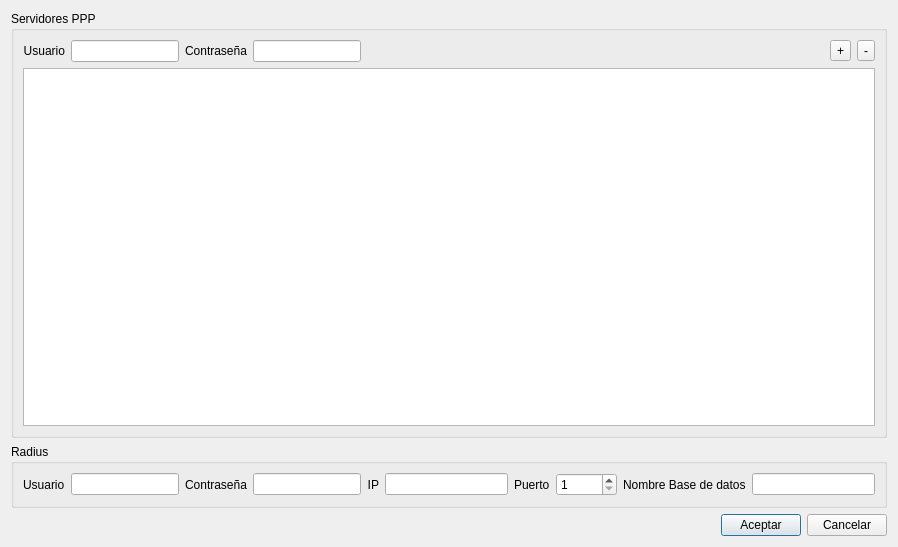
<?xml version="1.0" encoding="UTF-8"?>
<ui version="4.0">
 <class>DlgCnfgConnect</class>
 <widget class="QDialog" name="DlgCnfgConnect">
  <property name="geometry">
   <rect>
    <x>0</x>
    <y>0</y>
    <width>898</width>
    <height>547</height>
   </rect>
  </property>
  <property name="windowTitle">
   <string>Configuración routers</string>
  </property>
  <layout class="QGridLayout" name="gridLayout_3">
   <item row="2" column="0">
    <spacer name="horizontalSpacer">
     <property name="orientation">
      <enum>Qt::Horizontal</enum>
     </property>
     <property name="sizeHint" stdset="0">
      <size>
       <width>336</width>
       <height>20</height>
      </size>
     </property>
    </spacer>
   </item>
   <item row="2" column="1">
    <widget class="QPushButton" name="acceptButton">
     <property name="text">
      <string>Aceptar</string>
     </property>
    </widget>
   </item>
   <item row="2" column="2">
    <widget class="QPushButton" name="cancelButton">
     <property name="text">
      <string>Cancelar</string>
     </property>
    </widget>
   </item>
   <item row="0" column="0" colspan="3">
    <widget class="QGroupBox" name="groupBox">
     <property name="title">
      <string>Servidores PPP</string>
     </property>
     <layout class="QGridLayout" name="gridLayout">
      <item row="0" column="0">
       <widget class="QLabel" name="label">
        <property name="text">
         <string>Usuario</string>
        </property>
        <property name="alignment">
         <set>Qt::AlignRight|Qt::AlignTrailing|Qt::AlignVCenter</set>
        </property>
       </widget>
      </item>
      <item row="0" column="1">
       <widget class="QLineEdit" name="userLineEdit">
        <property name="sizePolicy">
         <sizepolicy hsizetype="Maximum" vsizetype="Fixed">
          <horstretch>0</horstretch>
          <verstretch>0</verstretch>
         </sizepolicy>
        </property>
       </widget>
      </item>
      <item row="0" column="2">
       <widget class="QLabel" name="label_2">
        <property name="text">
         <string>Contraseña</string>
        </property>
        <property name="alignment">
         <set>Qt::AlignRight|Qt::AlignTrailing|Qt::AlignVCenter</set>
        </property>
       </widget>
      </item>
      <item row="0" column="3">
       <widget class="QLineEdit" name="passLineEdit">
        <property name="sizePolicy">
         <sizepolicy hsizetype="Maximum" vsizetype="Fixed">
          <horstretch>0</horstretch>
          <verstretch>0</verstretch>
         </sizepolicy>
        </property>
        <property name="echoMode">
         <enum>QLineEdit::Password</enum>
        </property>
       </widget>
      </item>
      <item row="0" column="4">
       <layout class="QHBoxLayout" name="horizontalLayout">
        <item>
         <spacer name="horizontalSpacer_2">
          <property name="orientation">
           <enum>Qt::Horizontal</enum>
          </property>
          <property name="sizeHint" stdset="0">
           <size>
            <width>40</width>
            <height>20</height>
           </size>
          </property>
         </spacer>
        </item>
        <item>
         <widget class="QToolButton" name="addButton">
          <property name="text">
           <string>+</string>
          </property>
         </widget>
        </item>
        <item>
         <widget class="QToolButton" name="delButton">
          <property name="text">
           <string>-</string>
          </property>
         </widget>
        </item>
       </layout>
      </item>
      <item row="1" column="0" colspan="5">
       <widget class="QTableWidget" name="hostsTable"/>
      </item>
     </layout>
    </widget>
   </item>
   <item row="1" column="0" colspan="3">
    <widget class="QGroupBox" name="radiusGroupBox">
     <property name="title">
      <string>Radius</string>
     </property>
     <layout class="QGridLayout" name="gridLayout_2">
      <item row="0" column="6">
       <widget class="QLabel" name="label_6">
        <property name="text">
         <string>Puerto</string>
        </property>
       </widget>
      </item>
      <item row="0" column="0">
       <widget class="QLabel" name="label_3">
        <property name="text">
         <string>Usuario</string>
        </property>
       </widget>
      </item>
      <item row="0" column="4">
       <widget class="QLabel" name="label_5">
        <property name="text">
         <string>IP</string>
        </property>
        <property name="alignment">
         <set>Qt::AlignRight|Qt::AlignTrailing|Qt::AlignVCenter</set>
        </property>
       </widget>
      </item>
      <item row="0" column="7">
       <widget class="QSpinBox" name="radiusPort">
        <property name="minimum">
         <number>1</number>
        </property>
        <property name="maximum">
         <number>65535</number>
        </property>
       </widget>
      </item>
      <item row="0" column="8">
       <widget class="QLabel" name="label_7">
        <property name="text">
         <string>Nombre Base de datos</string>
        </property>
       </widget>
      </item>
      <item row="0" column="2">
       <widget class="QLabel" name="label_4">
        <property name="text">
         <string>Contraseña</string>
        </property>
       </widget>
      </item>
      <item row="0" column="1">
       <widget class="QLineEdit" name="radiusUserName">
        <property name="sizePolicy">
         <sizepolicy hsizetype="Maximum" vsizetype="Fixed">
          <horstretch>0</horstretch>
          <verstretch>0</verstretch>
         </sizepolicy>
        </property>
       </widget>
      </item>
      <item row="0" column="5">
       <widget class="QLineEdit" name="radiusURL"/>
      </item>
      <item row="0" column="3">
       <widget class="QLineEdit" name="radiusUserPass">
        <property name="sizePolicy">
         <sizepolicy hsizetype="Maximum" vsizetype="Fixed">
          <horstretch>0</horstretch>
          <verstretch>0</verstretch>
         </sizepolicy>
        </property>
       </widget>
      </item>
      <item row="0" column="9">
       <widget class="QLineEdit" name="radiusDataBase"/>
      </item>
     </layout>
    </widget>
   </item>
  </layout>
 </widget>
 <tabstops>
  <tabstop>userLineEdit</tabstop>
  <tabstop>passLineEdit</tabstop>
  <tabstop>addButton</tabstop>
  <tabstop>delButton</tabstop>
  <tabstop>hostsTable</tabstop>
  <tabstop>radiusUserName</tabstop>
  <tabstop>radiusUserPass</tabstop>
  <tabstop>radiusURL</tabstop>
  <tabstop>radiusPort</tabstop>
  <tabstop>radiusDataBase</tabstop>
  <tabstop>acceptButton</tabstop>
  <tabstop>cancelButton</tabstop>
 </tabstops>
 <resources/>
 <connections/>
</ui>
